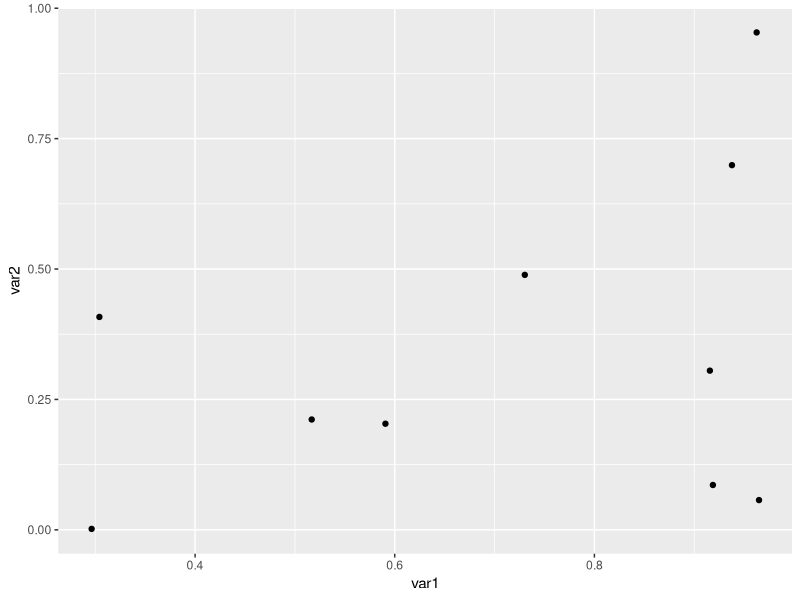

Recreate this plot in R.
## ---- chunk 1
knitr::opts_chunk$set(echo = FALSE)
## ---- chunk 2
library(ggplot2)
var1<-runif(10)
var2<-runif(10)
qplot(x=var1,y=var2)
